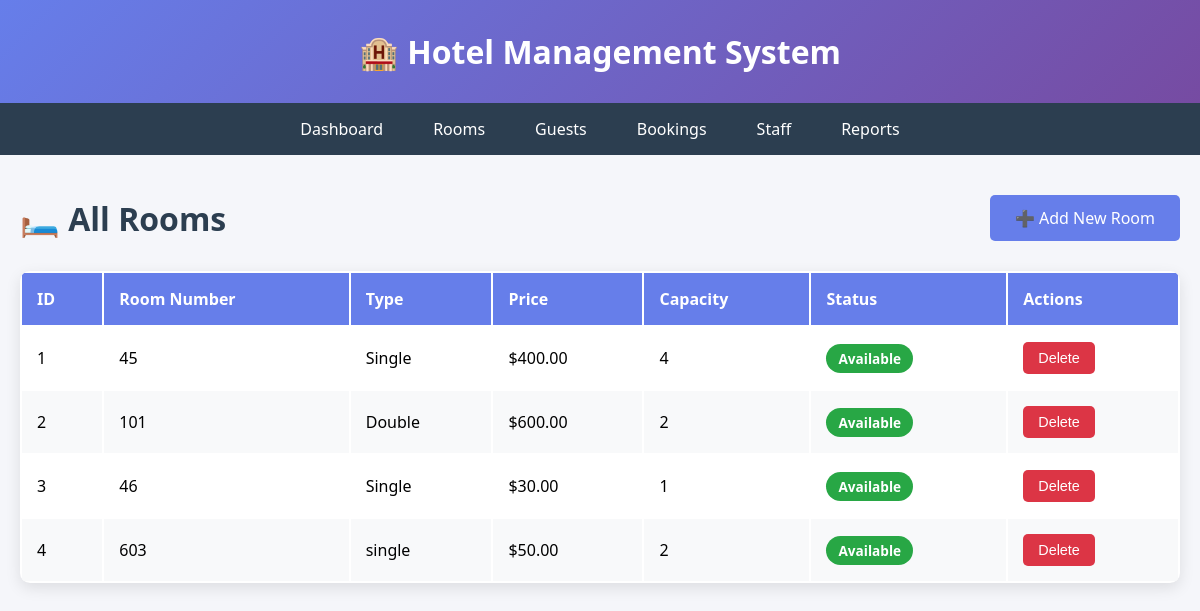
The page /rooms (signed in) on the database its author committed.
### tables this page shows
CREATE TABLE rooms (
                room_id INTEGER PRIMARY KEY AUTOINCREMENT,
                room_number VARCHAR(10) UNIQUE NOT NULL,
                room_type VARCHAR(50) NOT NULL,
                price DECIMAL(10,2) NOT NULL,
                status VARCHAR(20) DEFAULT 'Available',
                capacity INTEGER NOT NULL
            );

### app.py (the view)
    def wrapper(*args, **kwargs):
        if not session.get("logged_in"):
            return redirect(url_for("login"))
        return func(*args, **kwargs)

### app.py (called while the page is built)
def get_db_connection():
    db_path = os.getenv('DATABASE_PATH', 'hotel_management.db')
    conn = sqlite3.connect(db_path)
    conn.row_factory = sqlite3.Row
    return conn

def login_required(func):
    def wrapper(*args, **kwargs):
        if not session.get("logged_in"):
            return redirect(url_for("login"))
        return func(*args, **kwargs)
    wrapper.__name__ = func.__name__
    return wrapper

@app.route("/rooms")
@login_required
def rooms():
    conn = get_db_connection()
    rooms = conn.execute("SELECT * FROM rooms").fetchall()
    conn.close()
    return render_template("rooms.html", rooms=rooms)

### templates/rooms.html (shortened to what this page needs)
<!DOCTYPE html>
<html lang="en">
<head>
</head>
<body>
    <header>
        <h1>🏨 Hotel Management System</h1>
    </header>
    <nav>
        <a href="/dashboard">Dashboard</a>
        <a href="/rooms">Rooms</a>
        <a href="/guests">Guests</a>
        <a href="/bookings">Bookings</a>
        <a href="/staff">Staff</a>
        <a href="/reports">Reports</a>
    </nav>
    <div class="container">
        <div class="header-actions">
            <h2>🛏️ All Rooms</h2>
            <a href="/rooms/add" class="btn btn-primary">➕ Add New Room</a>
        </div>
        <table>
            <thead>
                <tr>
                    <th>ID</th>
                    <th>Room Number</th>
                    <th>Type</th>
                    <th>Price</th>
                    <th>Capacity</th>
                    <th>Status</th>
                    <th>Actions</th>
                </tr>
            </thead>
            <tbody>
                {% for room in rooms %}
                <tr>
                    <td>{{ room.room_id }}</td>
                    <td>{{ room.room_number }}</td>
                    <td>{{ room.room_type }}</td>
                    <td>${{ "%.2f"|format(room.price) }}</td>
                    <td>{{ room.capacity }}</td>
                    <td>
                        {% if room.status == 'Available' %}
                            <span class="badge badge-success">Available</span>
                        {% else %}
                            <span class="badge badge-danger">Occupied</span>
                        {% endif %}
                    </td>
                    <td>
                        <form method="POST" action="/rooms/delete/{{ room.room_id }}" style="display: inline;">
                            <button type="submit" class="btn btn-danger" onclick="return confirm('Delete this room?')">Delete</button>
                        </form>
                    </td>
                </tr>
                {% endfor %}
            </tbody>
        </table>
    </div>
</body>
</html>

### templates/rooms.html (style rules this page uses)
* { margin: 0; padding: 0; box-sizing: border-box; }
body { font-family: 'Segoe UI', Tahoma, Geneva, Verdana, sans-serif; background: #f5f6fa; }
header { background: linear-gradient(135deg, #667eea 0%, #764ba2 100%); color: white; padding: 30px; text-align: center; }
nav { background: #2c3e50; padding: 0; display: flex; flex-wrap: wrap; justify-content: center; }
nav a { color: white; text-decoration: none; padding: 15px 25px; transition: background 0.3s; }
.container { max-width: 1200px; margin: 40px auto; padding: 0 20px; }
.header-actions { display: flex; justify-content: space-between; align-items: center; margin-bottom: 30px; }
.btn { padding: 12px 25px; border: none; border-radius: 5px; cursor: pointer; text-decoration: none; display: inline-block; transition: all 0.3s; font-size: 1em; }
.btn-primary { background: #667eea; color: white; }
.btn-danger { background: #dc3545; color: white; padding: 8px 15px; font-size: 0.9em; }
table { width: 100%; background: white; border-radius: 10px; overflow: hidden; box-shadow: 0 5px 15px rgba(0,0,0,0.1); }
th, td { padding: 15px; text-align: left; }
th { background: #667eea; color: white; font-weight: 600; }
tr:nth-child(even) { background: #f8f9fa; }
.badge { padding: 5px 12px; border-radius: 20px; font-size: 0.85em; font-weight: bold; }
.badge-success { background: #28a745; color: white; }
h2 { color: #2c3e50; font-size: 2em; }

### rows shown on the page
rooms: room_id "1", room_number "45", room_type "Single", price "400.00", capacity "4", status "Available"
rooms: room_id "2", room_number "101", room_type "Double", price "600.00", capacity "2", status "Available"
rooms: room_id "3", room_number "46", room_type "Single", price "30.00", capacity "1", status "Available"
rooms: room_id "4", room_number "603", room_type "single", price "50.00", capacity "2", status "Available"
